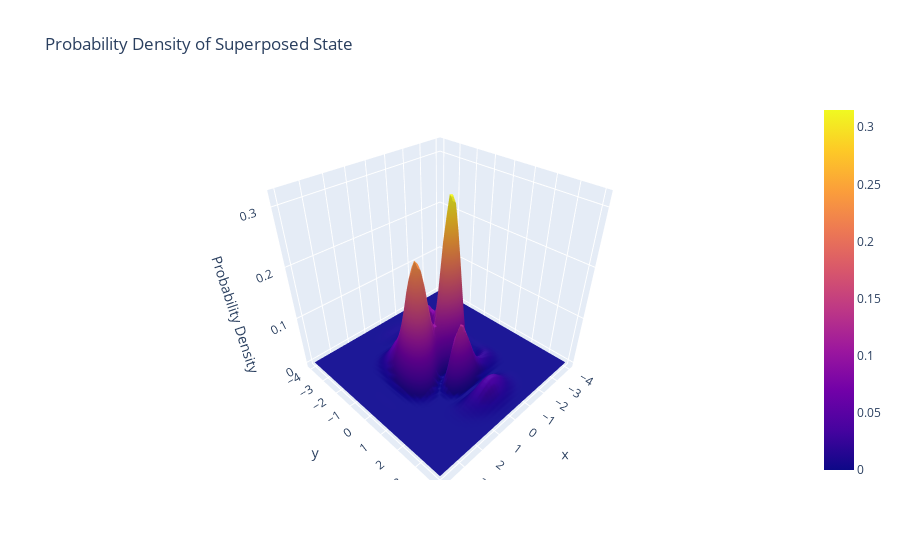

The notebook cell this image was saved under:
### Code cell
fig3 = go.Figure(data=[go.Surface(z=np.abs(psis)**2, x=x, y=y)])

fig3.update_layout(title=f'Probability Density of Superposed State',
        scene=dict(xaxis_title='x', yaxis_title='y', zaxis_title='Probability Density'))
fig3.show()

### Figure 1 — Plotly figure (JSON) as saved in the notebook; plotly's stock layout.template omitted (floating-point values rounded to 4 significant figures; data arrays with more than 128 entries replaced by an {"elided": "..."} marker saying what was removed)
{"data": [{"type": "surface", "x": [-4, -3.837, -3.673, -3.51, -3.347, -3.184, -3.02, -2.857, -2.694, -2.531, -2.367, -2.204, -2.041, -1.878, -1.714, -1.551, -1.388, -1.224, -1.061, -0.898, -0.7347, -0.5714, -0.4082, -0.2449, -0.08163, 0.08163, 0.2449, 0.4082, 0.5714, 0.7347, 0.898, 1.061, 1.224, 1.388, 1.551, 1.714, 1.878, 2.041, 2.204, 2.367, 2.531, 2.694, 2.857, 3.02, 3.184, 3.347, 3.51, 3.673, 3.837, 4], "y": [-4, -3.837, -3.673, -3.51, -3.347, -3.184, -3.02, -2.857, -2.694, -2.531, -2.367, -2.204, -2.041, -1.878, -1.714, -1.551, -1.388, -1.224, -1.061, -0.898, -0.7347, -0.5714, -0.4082, -0.2449, -0.08163, 0.08163, 0.2449, 0.4082, 0.5714, 0.7347, 0.898, 1.061, 1.224, 1.388, 1.551, 1.714, 1.878, 2.041, 2.204, 2.367, 2.531, 2.694, 2.857, 3.02, 3.184, 3.347, 3.51, 3.673, 3.837, 4], "z": {"elided": "50x50 float values"}}], "layout": {"scene": {"xaxis": {"title": {"text": "x"}}, "yaxis": {"title": {"text": "y"}}, "zaxis": {"title": {"text": "Probability Density"}}}, "title": {"text": "Probability Density of Superposed State"}}}
